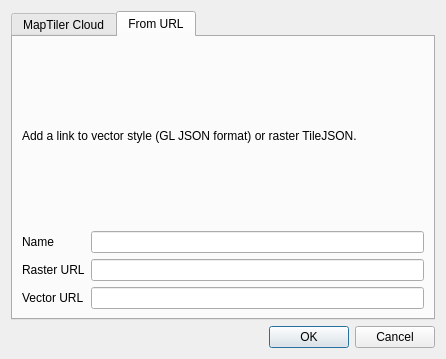
<?xml version="1.0" encoding="UTF-8"?>
<ui version="4.0">
 <class>newConnectionDialogBase</class>
 <widget class="QDialog" name="newConnectionDialogBase">
  <property name="geometry">
   <rect>
    <x>0</x>
    <y>0</y>
    <width>446</width>
    <height>359</height>
   </rect>
  </property>
  <property name="sizePolicy">
   <sizepolicy hsizetype="Fixed" vsizetype="Fixed">
    <horstretch>0</horstretch>
    <verstretch>0</verstretch>
   </sizepolicy>
  </property>
  <property name="minimumSize">
   <size>
    <width>0</width>
    <height>0</height>
   </size>
  </property>
  <property name="maximumSize">
   <size>
    <width>16777215</width>
    <height>16777215</height>
   </size>
  </property>
  <property name="windowTitle">
   <string>Add a new map...</string>
  </property>
  <layout class="QVBoxLayout" name="verticalLayout_3">
   <item>
    <widget class="QTabWidget" name="tabWidget">
     <property name="currentIndex">
      <number>1</number>
     </property>
     <widget class="QWidget" name="maptiler_tab">
      <attribute name="title">
       <string>MapTiler Cloud</string>
      </attribute>
      <layout class="QVBoxLayout" name="verticalLayout_2">
       <item>
        <widget class="QLabel" name="label">
         <property name="sizePolicy">
          <sizepolicy hsizetype="Preferred" vsizetype="Preferred">
           <horstretch>0</horstretch>
           <verstretch>0</verstretch>
          </sizepolicy>
         </property>
         <property name="font">
          <font>
           <pointsize>13</pointsize>
           <weight>50</weight>
           <bold>false</bold>
          </font>
         </property>
         <property name="text">
          <string>Select a map from MapTiler Cloud.</string>
         </property>
        </widget>
       </item>
       <item>
        <widget class="QListWidget" name="listWidget"/>
       </item>
      </layout>
     </widget>
     <widget class="QWidget" name="custom_tab">
      <attribute name="title">
       <string>From URL</string>
      </attribute>
      <layout class="QGridLayout" name="gridLayout">
       <item row="1" column="1">
        <widget class="QLineEdit" name="nameLineEdit"/>
       </item>
       <item row="0" column="0" colspan="2">
        <widget class="QLabel" name="label_4">
         <property name="text">
          <string>Add a link to vector style (GL JSON format) or raster TileJSON.</string>
         </property>
         <property name="wordWrap">
          <bool>true</bool>
         </property>
        </widget>
       </item>
       <item row="2" column="1">
        <widget class="QLineEdit" name="rasterLineEdit"/>
       </item>
       <item row="2" column="0">
        <widget class="QLabel" name="label_3">
         <property name="text">
          <string>Raster URL</string>
         </property>
        </widget>
       </item>
       <item row="1" column="0">
        <widget class="QLabel" name="label_2">
         <property name="text">
          <string>Name</string>
         </property>
        </widget>
       </item>
       <item row="3" column="0">
        <widget class="QLabel" name="label_5">
         <property name="text">
          <string>Vector URL</string>
         </property>
        </widget>
       </item>
       <item row="3" column="1">
        <widget class="QLineEdit" name="vectorLineEdit"/>
       </item>
      </layout>
     </widget>
    </widget>
   </item>
   <item>
    <layout class="QHBoxLayout" name="horizontalLayout">
     <item>
      <layout class="QVBoxLayout" name="verticalLayout_5"/>
     </item>
     <item>
      <layout class="QVBoxLayout" name="verticalLayout_4"/>
     </item>
    </layout>
   </item>
   <item>
    <widget class="QDialogButtonBox" name="button_box">
     <property name="orientation">
      <enum>Qt::Horizontal</enum>
     </property>
     <property name="standardButtons">
      <set>QDialogButtonBox::Cancel|QDialogButtonBox::Ok</set>
     </property>
    </widget>
   </item>
  </layout>
 </widget>
 <resources/>
 <connections/>
</ui>
